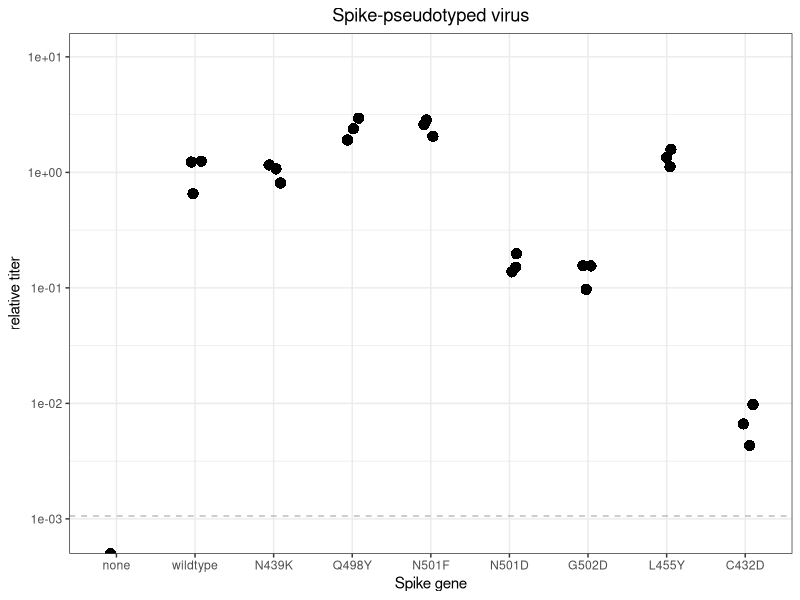
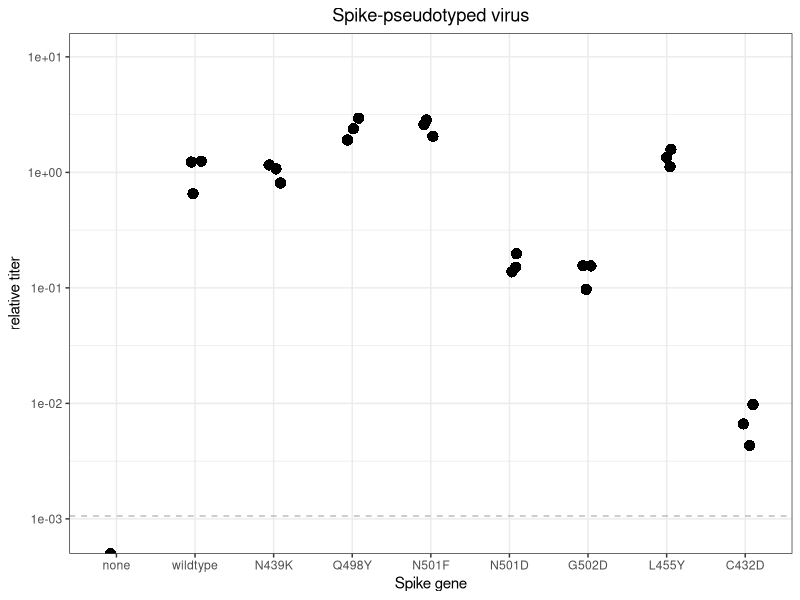

The R source for these figures, in order: (Note: this script raises an error after producing the figures.)
## ---- chunk 1
require("knitr")
knitr::opts_chunk$set(echo = T)
knitr::opts_chunk$set(dev.args = list(png = list(type = "cairo")))
#list of packages to install/load
packages = c("ggplot2", "data.table", "tidyverse", "dplyr", "gridExtra")
#install any packages not already installed
installed_packages <- packages %in% rownames(installed.packages())
if(any(installed_packages == F)){
  install.packages(packages[!installed_packages])
}
#load packages
invisible(lapply(packages, library, character.only=T))
#make results directory
if(!file.exists("results")){
 dir.create(file.path("results"))
}
## ---- chunk 2
# The palette with grey:
cbPalette <- c("#999999", "#E69F00", "#56B4E9", "#009E73", "#F0E442", 
               "#0072B2", "#D55E00", "#CC79A7")
# The palette with black
cbbPalette <- c("#000000", "#E69F00", "#56B4E9", "#009E73", "#F0E442", 
                "#0072B2", "#D55E00", "#CC79A7")
## ---- chunk 3
dt <- read.csv(file="pseudovirus_titers.csv", stringsAsFactors=F)
head(dt)
## ---- chunk 4
dt <- dt %>% mutate(genotype = factor(genotype, 
                                levels=c("none", "VSV_G", "wildtype", 
                                         "N439K", "Q498Y", "N501F", 
                                         "N501D", "G502D", "L455Y", "C432D")),
              uL_virus = factor(uL_virus))

ggplot(dt %>%
         filter(uL_virus == "50" | genotype=="none")
       ,
       aes(genotype, virus_per_mL_stringent/exp(mean(log(dt[dt$genotype=="wildtype" & dt$uL_virus=="50","virus_per_mL_stringent"]))))
       ) +
  geom_point(size=3.5,
             shape=16,
             position=position_jitter(width = 0.1, height = 0, seed = 0)) +
  geom_hline(yintercept=25/exp(mean(log(dt[dt$genotype=="wildtype" & dt$uL_virus=="50","virus_per_mL_stringent"]))), color="grey", linetype="dashed") + #Limit of detection
  scale_y_log10(lim=c(8e-4, 1e1)) +
  xlab("Spike gene") +
  ylab("relative titer") +
  theme_bw()  +
  ggtitle("Spike-pseudotyped virus") +
  theme(plot.title = element_text(hjust = 0.5))

ggsave(
  "./results/stringent_titers.pdf",
  scale = 1,
  width = 6,
  height = 4,
  useDingbats=F
)
## ---- chunk 5
ggplot(dt %>%
         filter(uL_virus == "50" | genotype=="none")
       ,
       aes(genotype, virus_per_mL_stringent/p24_pg_per_mL)
       ) +
  geom_point(size=3.5,
             shape=16,
             position=position_jitter(width = 0.1, height = 0, seed = 0)) +
  scale_y_log10(lim=c(1e-4, 1e-1)) +
  xlab("Spike gene") +
  ylab("transducing units per pg p24") +
  theme_bw()  +
  ggtitle("Spike-pseudotyped virus") +
  theme(plot.title = element_text(hjust = 0.5))

ggsave(
  "./results/stringent_titers_p24_normalized.pdf",
  scale = 1,
  width = 6,
  height = 4,
  useDingbats=F
)
